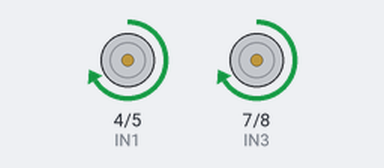
The sketch below on a simulated Arduino Uno, built with avr-gcc and run on an emulated ATmega328P. On the bench: motor-driver pin pairs drawn as motors (green arrow = first pin HIGH = forward, orange = second pin HIGH = backward, longer = more drive, scaled by the enable pin).

Above: at 1.0 s.
At 4.5 s:
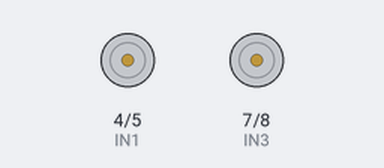
At 19.2 s:
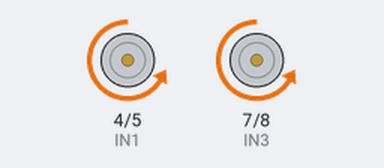
Timing chart, 0 to 21.1 s (numbered marks = the images above):
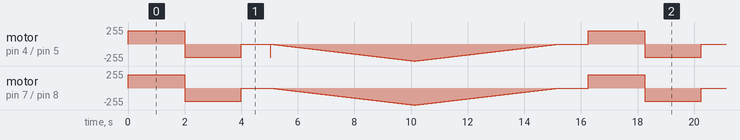

The sketch:

motor_ctrl.ino
```cpp
// Motor Control using constant PIN NAME
// motor one
#define ENA 6
#define IN1 4
#define IN2 5
// motor two
#define ENB 9
#define IN3 7
#define IN4 8
// motor names
#define MTR_L 0
#define MTR_R 1
// Just update to demo merge

void setup()
{
  // set all the motor control pins to outputs
  pinMode(ENA, OUTPUT);
  pinMode(ENB, OUTPUT);
  pinMode(IN1, OUTPUT);
  pinMode(IN2, OUTPUT);
  pinMode(IN3, OUTPUT);
  pinMode(IN4, OUTPUT);
}
void move_motor(boolean motor, int motor_speed, int motor_direction)
{

}

void init_white_line_snsr(boolean motor, int motor_speed, int motor_direction)
{
  // comment of white line sensor code
}

void init_sound_lvl_snsr(boolean motor, int motor_speed, int motor_direction)
{

}

void demoOne()
{
  // this function will run the motors in both directions at a fixed speed
  // turn on motor A
  digitalWrite(IN1, HIGH);
  digitalWrite(IN2, LOW);
  // set speed to 200 out of possible range 0~255
  analogWrite(ENA, 200);
  // turn on motor B
  digitalWrite(IN3, HIGH);
  digitalWrite(IN4, LOW);
  // set speed to 200 out of possible range 0~255
  analogWrite(ENB, 200);
  delay(2000);
  // now change motor directions
  digitalWrite(IN1, LOW);
  digitalWrite(IN2, HIGH);
  digitalWrite(IN3, LOW);
  digitalWrite(IN4, HIGH);
  delay(2000);
  // now turn off motors
  digitalWrite(IN1, LOW);
  digitalWrite(IN2, LOW);
  digitalWrite(IN3, LOW);
  digitalWrite(IN4, LOW);
}

void demoTwo()
{
  // this function will run the motors across the range of possible speeds
  // note that maximum speed is determined by the motor itself and the operating voltage
  // the PWM values sent by analogWrite() are fractions of the maximum speed possible
  // by your hardware
  // turn on motors
  digitalWrite(IN1, LOW);
  digitalWrite(IN2, HIGH);
  digitalWrite(IN3, LOW);
  digitalWrite(IN4, HIGH);
  // accelerate from zero to maximum speed
  for (int i = 0; i < 256; i++)
  {
    analogWrite(ENA, i);
    analogWrite(ENB, i);
    delay(20);
  }
  // decelerate from maximum speed to zero
  for (int i = 255; i >= 0; --i)
  {
    analogWrite(ENA, i);
    analogWrite(ENB, i);
    delay(20);
  }
  // now turn off motors
  digitalWrite(IN1, LOW);
  digitalWrite(IN2, LOW);
  digitalWrite(IN3, LOW);
  digitalWrite(IN4, LOW);
}
void loop() {
  // put your main code here, to run repeatedly:
  demoOne();
  delay(1000);
  demoTwo();
  delay(1000);
}
```
